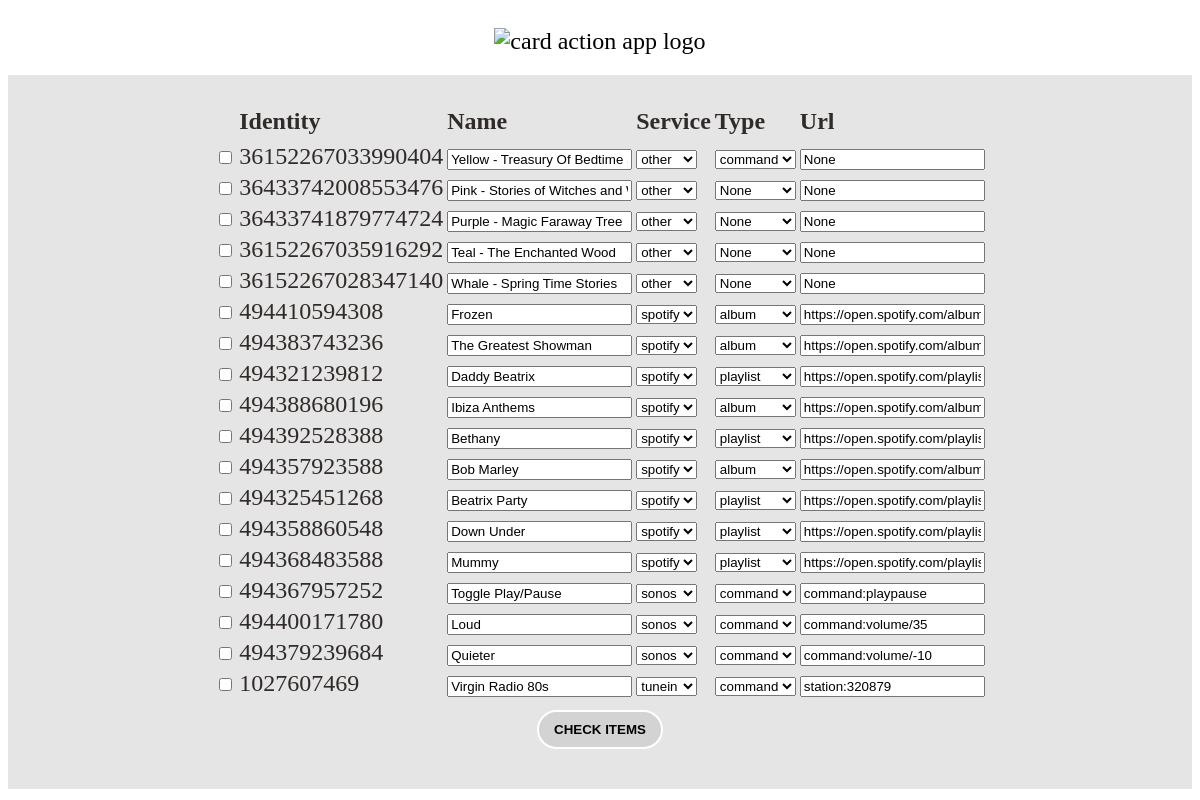
Before: / with the older database file.
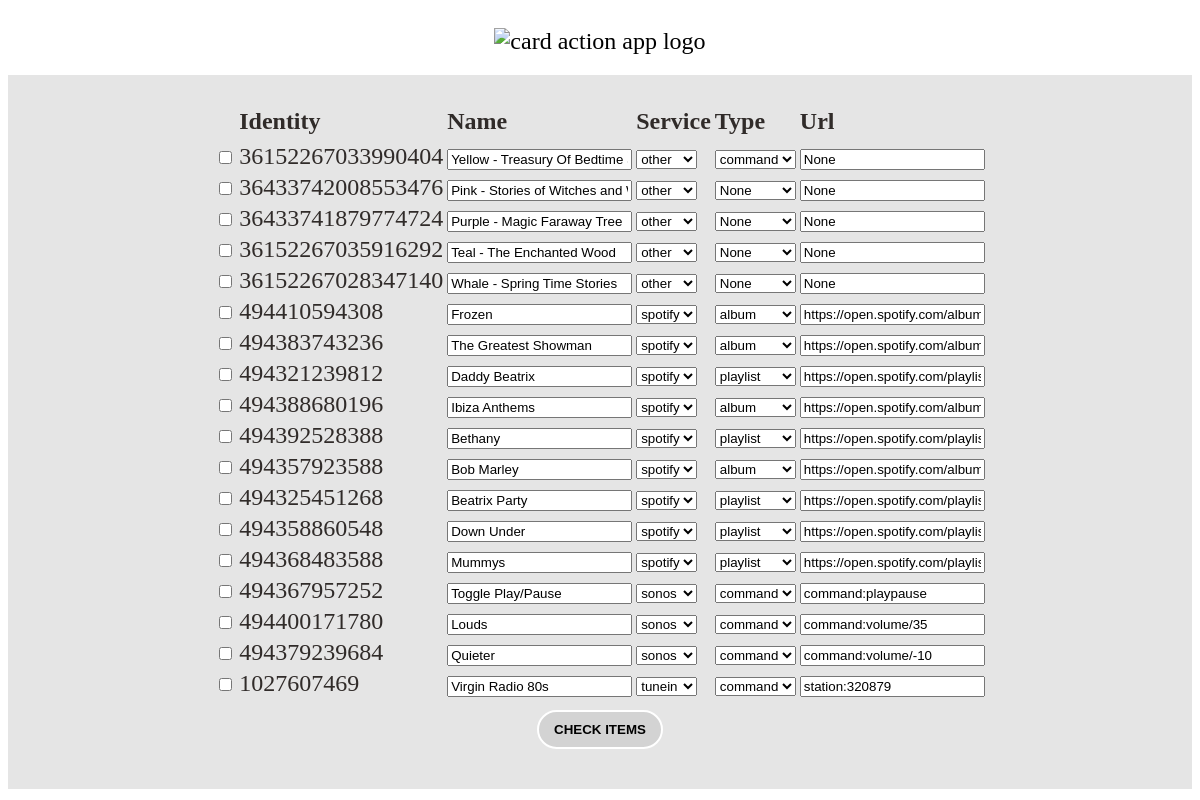
After: the same page with the newer database file.
### tables this page shows
CREATE TABLE cards (id INTEGER PRIMARY KEY AUTOINCREMENT, identity TEXT, name TEXT, service TEXT, type TEXT, action TEXT, notes TEXT, image TEXT);

### app.py (the view)
@app.route("/", methods=["POST", "GET"])
def index():
    session["all_items"] = get_db()
    return render_template("index.html", all_items=session["all_items"])

### app.py (called while the page is built)
def get_db():
    db = getattr(g, '_database', None)
    if db is None:
        db = g._database = sqlite3.connect('card_list.db')
    cursor = db.cursor()
    cursor.execute("select identity, name, service, type, action from cards")
    all_data = cursor.fetchall()
    return all_data

@app.teardown_appcontext
def close_connection(exception):
    db = getattr(g, '_database', None)
    if db is not None:
        db.close()

### templates/index.html (shortened to what this page needs)
<!DOCTYPE html>
<html>
    <head>
        <link rel="stylesheet" href="{{ url_for('static', filename='css/main.css')}}">
    </head>
    <body>
    <div>
        <img SRC="https://raw.githubusercontent.com/tdp1000/WebNFCSonos/main/MusicLogo1.png" alt="card action app logo">
    </div>
    <div id="card_actions">
        <form>
            <table class="tg">
                <thead>
                  <tr>
                    <th class="tg-0lax"></th>
                    <th class="tg-0lax">Identity</th>
                    <th class="tg-0lax">Name</th>
                    <th class="tg-0lax">Service</th>
                    <th class="tg-0lax">Type</th>
                    <th class="tg-0lax">Url</th>
                  </tr>
                </thead>
                <tbody>
                  <tr>
                    <td class="tg-0lax"></td>
                    <td class="tg-0lax"></td>
                      <td class="tg-0lax"></td>
                      <td class="tg-0lax"></td>
                      <td class="tg-0lax"></td>
                      <td class="tg-0lax"></td>
                  </tr>
            {% for item in all_items%}
                  <tr>
                    <td class="tg-0lax">
            <input type="checkbox" name="check" id="{{'cb_'+item[0]}}" value="{{item[0]}}" onchange="check_me('{{ item[0] }}')">
                    </td>
                      <td class="tg-0lax">
            <label for="{{items}}" name="{{'lb_'+item[0]}}">{{ item[0] }} </label>
                      </td>
                      <td class="tg-0lax">
            <input type="text" name="name" id="{{ 'name_'+item[0] }}" value="{{ item[1] }}" oninput="change_me('{{ item[0] }}',name)">
                   </td>
                      <td class="tg-0lax">
            <select name="select_action_type" id="{{'sat_'+item[0]}}" onchange="change_me('{{ item[0] }}','sat')">
                <option value="{{ item[3] }}"selected>{{ item[3] }}</option>>
            </select>
                       </td>
                      <td class="tg-0lax">
            <select name="select_service_type" id="{{'serv_'+item[0]}}" onchange="change_me('{{ item[0] }}','serv')">
                <option selected value="{{ item[2] }}">{{ item[2] }}</option>>
            </select>
                      </td>
                       <td class="tg-0lax">
            <input type="text" name="url" id="{{ 'url_'+item[0] }}" value="{{ item[4] }}" oninput="change_me('{{ item[0] }}',name)">
                       </td>
                      </tr>
            {% endfor %}
                    </tbody>
                </table>
            <input type="submit" value="CHECK ITEMS" id="remove_btn" onclick="remove_me('test')">
        </form>
    </div>
    </body>
</html>

### static/css/main.css (style rules this page uses)
body { font-family: "Raleway"; font-size: 1.5em; text-align: center; }
img { width: 40px; padding: 20px; }
label { margin: 25px, 5px; }
table { margin-left: auto; margin-right: auto; text-align: left; }
#card_actions { background-color: #E5E5E5; color: #302B29; padding: 30px; }
#remove_btn { background-color: lightgray; color: black; font-weight: bold; border-radius: 20px; border: 2px solid white; margin: 10px; padding: 10px 15px; }

Changed rows visible on the page:
changed cards "https://open.spotify.com/playlist/6qmiuuaw5qxNpa0r0R9b1p": name "Mummy" → "Mummys"
changed cards "command:volume/35": name "Loud" → "Louds"
